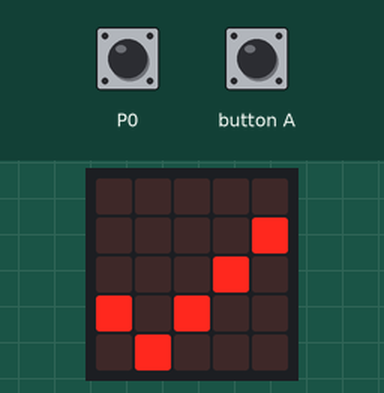
Recording of a program running on a simulated BBC micro:bit (MakeCode). Shown: the board's 5×5 LED display. The test bench sets the inputs (shaded band); at power-on: P0 HIGH. A reset restarts the program; no radio messages arrive unless stated (any console line starting 'radio sent:' is added by the test bench); what the program prints to the serial console is not drawn.

Above: at 1.8 s.
1.9 s: button A pressed for 0.15 s
At 2.7 s:
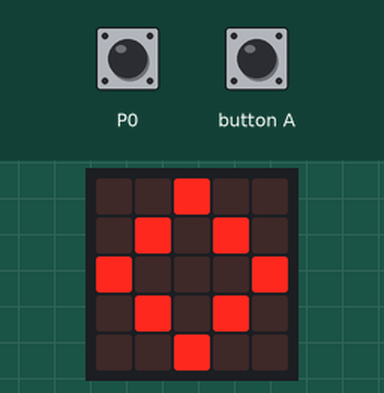
At 3.9 s:
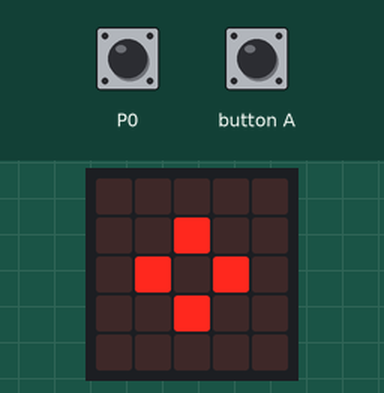
5.0 s: P0 pulled LOW for 1 s
Timing chart, 0 to 8.0 s (numbered marks = the images above; inputs shaded):
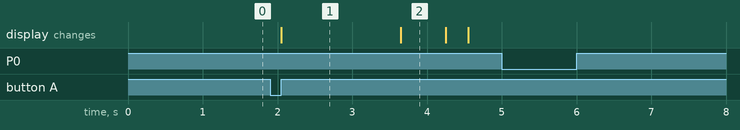

The program:

main.ts
```typescript
input.onButtonPressed(Button.A, function () {
    basic.showIcon(IconNames.Diamond)
    basic.pause(1000)
    basic.showIcon(IconNames.SmallDiamond)
    control.reset()
})
pins.onPulsed(DigitalPin.P0, PulseValue.Low, function () {
    Fentes += 1
})
basic.showIcon(IconNames.Yes)
radio.setGroup(1)
pins.setPull(DigitalPin.P0, PinPullMode.PullUp)
let Fentes = 0
let f1 = 0
let f2 = 0
basic.forever(function () {
    if (Fentes > 0) {
        f1 = Fentes
        if (f1 > f2) {
            radio.sendString("" + (Fentes))
        }
        f2 = f1
        basic.pause(10)
    }
})
```

test.ts
```typescript
// les tests vont ici ; cela ne sera pas compilé si ce paquet est utilisé en tant qu'extension.
```

Measured:
- after the input at 1.9 s, the display: changes after 0.15 s (image 1)
- after the input at 5.0 s, every drawn part: stays the same
- what the display in image 1 shows lasts 1.6 s, from 2.1 s to 3.7 s
- what the display in image 2 shows lasts 0.6 s, from 3.7 s to 4.3 s
